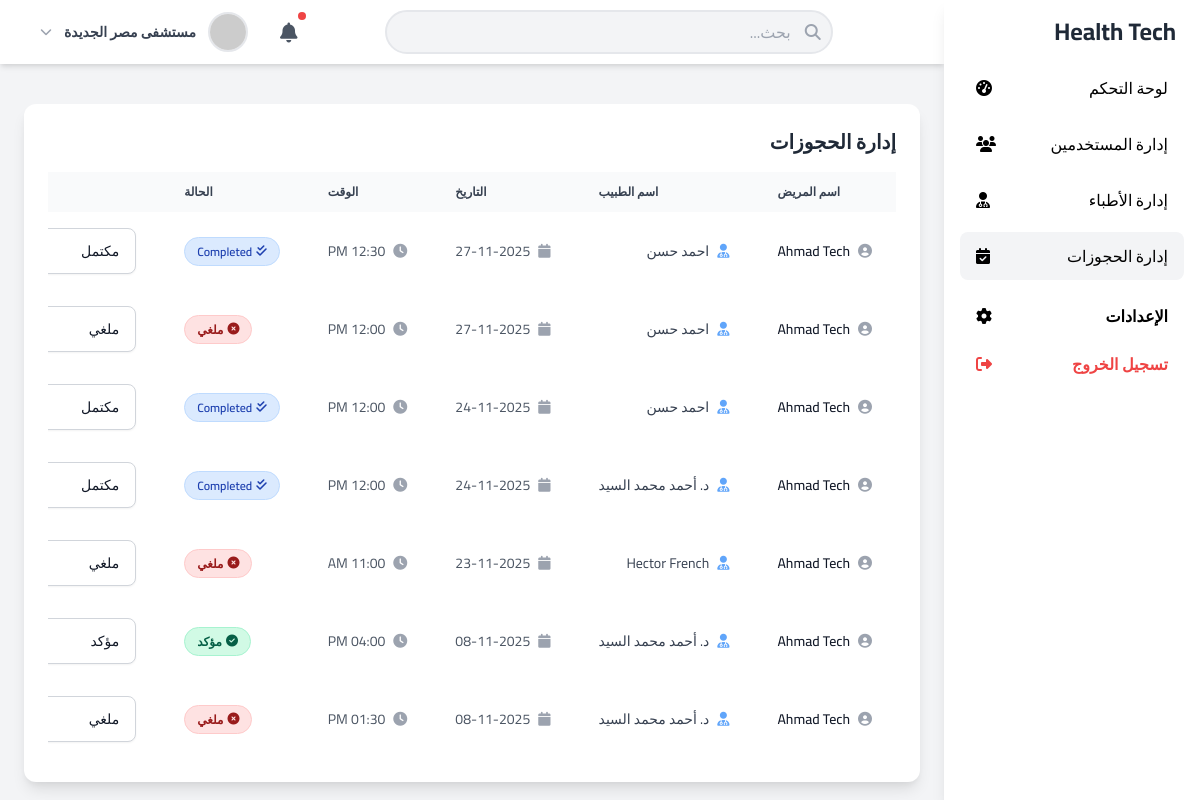
Screenshot of /admin/manage_bookings.php (signed in) with the database file from the repository.
### tables this page shows
CREATE TABLE `appointments` (
  `id` int(11) NOT NULL,
  `user_id` int(11) NOT NULL,
  `patient_id` int(11) DEFAULT NULL,
  `doctor_id` int(11) NOT NULL,
  `clinic_id` int(11) NOT NULL,
  `appointment_date` date NOT NULL,
  `appointment_time` time NOT NULL,
  `appointment_type` varchar(50) DEFAULT 'استشارة عامة',
  `appointment_datetime` datetime DEFAULT NULL,
  `status` enum('pending','confirmed','completed','cancelled') DEFAULT 'pending',
  `notes` text DEFAULT NULL,
  `created_at` timestamp NOT NULL DEFAULT current_timestamp(),
  `updated_at` timestamp NOT NULL DEFAULT current_timestamp() ON UPDATE current_timestamp()
);

CREATE TABLE `users` (
  `id` int(11) NOT NULL,
  `username` varchar(50) NOT NULL,
  `email` varchar(100) NOT NULL,
  `password` varchar(255) NOT NULL,
  `is_active` tinyint(1) DEFAULT 1,
  `full_name` varchar(100) NOT NULL,
  `name` varchar(100) DEFAULT NULL,
  `phone` varchar(20) DEFAULT NULL,
  `specialty` varchar(100) DEFAULT 'طب عام',
  `oncall_status` enum('available','unavailable') DEFAULT 'available',
  `profile_image` varchar(255) DEFAULT NULL,
  `date_of_birth` date DEFAULT NULL,
  `gender` enum('male','female') NOT NULL,
  `role` enum('patient','doctor','hospital','admin') DEFAULT 'patient',
  `city_id` int(11) DEFAULT NULL,
  `insurance_provider` varchar(100) DEFAULT NULL,
  `insurance_number` varchar(50) DEFAULT NULL,
  `created_at` timestamp NOT NULL DEFAULT current_timestamp(),
  `updated_at` timestamp NOT NULL DEFAULT current_timestamp() ON UPDATE current_timestamp(),
  `user_type` varchar(50) NOT NULL DEFAULT 'user',
  `verification_code` varchar(6) DEFAULT NULL,
  `is_verified` tinyint(1) DEFAULT 0
);

CREATE TABLE `doctors` (
  `id` int(11) NOT NULL,
  `full_name` varchar(100) NOT NULL,
  `specialty_id` int(11) DEFAULT NULL,
  `clinic_id` int(11) DEFAULT NULL,
  `hospital_id` int(11) DEFAULT NULL,
  `department_id` int(11) DEFAULT NULL,
  `phone` varchar(20) DEFAULT NULL,
  `email` varchar(100) DEFAULT NULL,
  `experience_years` int(11) DEFAULT NULL,
  `education` text DEFAULT NULL,
  `image` varchar(200) DEFAULT NULL,
  `rating` decimal(3,2) DEFAULT 0.00,
  `is_active` tinyint(1) DEFAULT 1,
  `consultation_fee` decimal(10,2) DEFAULT 0.00,
  `bio` text DEFAULT NULL,
  `created_at` timestamp NOT NULL DEFAULT current_timestamp(),
  `user_id` int(11) NOT NULL,
  `calculated_rating` decimal(3,2) DEFAULT 0.00 COMMENT 'Calculated average rating',
  `total_ratings` int(11) DEFAULT 0 COMMENT 'Total number of ratings'
);

### includes/functions.php (called while the page is built, shortened)
<?php
function translate_status($status)
{
    switch ($status) {
        case 'confirmed':
            return 'مؤكد';
        case 'cancelled':
            return 'ملغي';
        default:
            return ucfirst($status);
    }
}
function get_all_appointments($conn)
{
    try {
        $sql = "SELECT
                    a.id,
                    a.appointment_date,
                    a.appointment_time,
                    a.status,
                    p.full_name AS patient_name,
                    d.full_name AS doctor_name
                FROM
                    appointments a
                JOIN
                    users p ON a.user_id = p.id
                JOIN
                    doctors d ON a.doctor_id = d.id
                ORDER BY
                    a.appointment_date DESC, a.appointment_time DESC";
        $stmt = $conn->prepare($sql);
        $stmt->execute();
        return $stmt->fetchAll(PDO::FETCH_ASSOC);
    } catch (PDOException $e) {
        error_log('Error in get_all_appointments: ' . $e->getMessage());
        return [];
    }
}

### admin/manage_bookings.php (the view, shortened to what this page needs)
<?php
require_once '../includes/functions.php';
$db = new Database();
$conn = $db->getConnection();
$appointments = get_all_appointments($conn);
$page_title = "إدارة الحجوزات";
?>
<!DOCTYPE html>
<html lang="ar" dir="rtl">
<head>
    <link href="https://cdn.jsdelivr.net/npm/tailwindcss@2.2.19/dist/tailwind.min.css" rel="stylesheet">
    <link rel="stylesheet" href="https://cdnjs.cloudflare.com/ajax/libs/font-awesome/6.4.0/css/all.min.css">
</head>
<body class="bg-gray-100">
<div class="flex h-screen">
    <?php include '../includes/dashboard_sidebar.php'; ?>
    <div class="flex-1 flex flex-col overflow-hidden lg:mr-64">
        <?php include '../includes/dashboard_header.php'; ?>
        <main class="flex-1 overflow-x-hidden overflow-y-auto bg-gray-100 p-6">
            <div class="container mx-auto">
                <div class="bg-white rounded-xl shadow-lg p-6">
                    <h3 class="text-xl font-bold text-gray-800 mb-4"><?php echo $page_title; ?></h3>
                    <div class="overflow-x-auto">
                        <table class="w-full text-sm text-left text-gray-500">
                            <thead class="text-xs text-gray-700 uppercase bg-gray-50">
                                <tr>
                                    <th scope="col" class="px-6 py-3">اسم المريض</th>
                                    <th scope="col" class="px-6 py-3">اسم الطبيب</th>
                                    <th scope="col" class="px-6 py-3">التاريخ</th>
                                    <th scope="col" class="px-6 py-3">الوقت</th>
                                    <th scope="col" class="px-6 py-3">الحالة</th>
                                    <th scope="col" class="px-6 py-3">الإجراءات</th>
                                </tr>
                            </thead>
                            <tbody>
                                <?php if (!empty($appointments)):
                                    foreach ($appointments as $appointment):
                                        $status_classes = [
                                            'confirmed' => 'text-green-800 bg-green-100 border border-green-200',
                                            'pending' => 'text-yellow-800 bg-yellow-100 border border-yellow-200',
                                            'cancelled' => 'text-red-800 bg-red-100 border border-red-200',
                                            'completed' => 'text-blue-800 bg-blue-100 border border-blue-200',
                                        ];
                                        $status_class = $status_classes[$appointment['status']] ?? 'text-gray-700 bg-gray-100 border border-gray-200';
                                ?>
                                        <tr class="bg-white border-b hover:bg-gray-50 transition-colors duration-150">
                                            <td class="px-6 py-4 font-medium text-gray-900 whitespace-nowrap">
                                                <div class="flex items-center">
                                                    <i class="fas fa-user-circle text-gray-400 ml-2"></i>
                                                    <span><?php echo htmlspecialchars($appointment['patient_name']); ?></span>
                                                </div>
                                            </td>
                                            <td class="px-6 py-4 whitespace-nowrap">
                                                <div class="flex items-center">
                                                    <i class="fas fa-user-md text-blue-400 ml-2"></i>
                                                    <span class="text-gray-700"><?php echo htmlspecialchars($appointment['doctor_name']); ?></span>
                                                </div>
                                            </td>
                                            <td class="px-6 py-4 whitespace-nowrap">
                                                <div class="flex items-center text-gray-600">
                                                    <i class="fas fa-calendar text-gray-400 ml-2"></i>
                                                    <span><?php echo date('d-m-Y', strtotime($appointment['appointment_date'])); ?></span>
                                                </div>
                                            </td>
                                            <td class="px-6 py-4 whitespace-nowrap">
                                                <div class="flex items-center text-gray-600">
                                                    <i class="fas fa-clock text-gray-400 ml-2"></i>
                                                    <span><?php echo date('h:i A', strtotime($appointment['appointment_time'])); ?></span>
                                                </div>
                                            </td>
                                            <td class="px-6 py-4">
                                                <span class="px-3 py-1.5 text-xs font-semibold leading-tight rounded-full <?php echo $status_class; ?> inline-flex items-center">
                                                    <?php
                                                    $status_icons = [
                                                        'confirmed' => 'fa-check-circle',
                                                        'pending' => 'fa-clock',
                                                        'cancelled' => 'fa-times-circle',
                                                        'completed' => 'fa-check-double'
                                                    ];
                                                    $icon = $status_icons[$appointment['status']] ?? 'fa-circle';
                                                    ?>
                                                    <i class="fas <?php echo $icon; ?> ml-1"></i>
                                                    <?php echo translate_status($appointment['status']); ?>
                                                </span>
                                            </td>
                                            <td class="px-6 py-4">
                                                <div class="flex items-center space-x-2 space-x-reverse gap-2">
                                                    <form action="manage_bookings.php" method="POST" class="flex items-center gap-2">
                                                        <select name="new_status" class="bg-white border border-gray-300 text-gray-900 text-sm rounded-lg focus:ring-2 focus:ring-blue-500 focus:border-blue-500 px-3 py-2 min-w-[140px] shadow-sm hover:border-gray-400 transition-colors">
                                                            <option value="confirmed" <?php if ($appointment['status'] == 'confirmed') echo 'selected'; ?>>مؤكد</option>
                                                            <option value="completed" <?php if ($appointment['status'] == 'completed') echo 'selected'; ?>>مكتمل</option>
                                                            <option value="cancelled" <?php if ($appointment['status'] == 'cancelled') echo 'selected'; ?>>ملغي</option>
                                                        </select>
                                                    </form>
                                                </div>
                                            </td>
                                        </tr>
                                <?php
                                    endforeach;
                                endif; ?>
                            </tbody>
                        </table>
                    </div>
                </div>
            </div>
        </main>
    </div>
</div>
</body>
</html>

### admin/manage_bookings.php (style rules this page uses)
body { font-family: 'Cairo', sans-serif; }
table { border-collapse: separate; border-spacing: 0; }
thead th { position: sticky; top: 0; z-index: 10; }
tbody tr { transition: all 0.2s ease; }

### rows the page displays
appointments: user.full_name "Ahmad Tech", doctor.full_name "احمد حسن", appointment_date "27-11-2025", appointment_time "12:30 PM", new_status "مكتمل"
appointments: user.full_name "Ahmad Tech", doctor.full_name "احمد حسن", appointment_date "27-11-2025", appointment_time "12:00 PM", new_status "ملغي"
appointments: user.full_name "Ahmad Tech", doctor.full_name "احمد حسن", appointment_date "24-11-2025", appointment_time "12:00 PM", new_status "مكتمل"
appointments: user.full_name "Ahmad Tech", doctor.full_name "د. أحمد محمد السيد", appointment_date "24-11-2025", appointment_time "12:00 PM", new_status "مكتمل"
appointments: user.full_name "Ahmad Tech", doctor.full_name "Hector French", appointment_date "23-11-2025", appointment_time "11:00 AM", new_status "ملغي"
appointments: user.full_name "Ahmad Tech", doctor.full_name "د. أحمد محمد السيد", appointment_date "08-11-2025", appointment_time "04:00 PM", new_status "مؤكد"
appointments: user.full_name "Ahmad Tech", doctor.full_name "د. أحمد محمد السيد", appointment_date "08-11-2025", appointment_time "01:30 PM", new_status "ملغي"

### other values shown
$user_name "مستشفى مصر الجديدة"
$page_title "إدارة الحجوزات"
